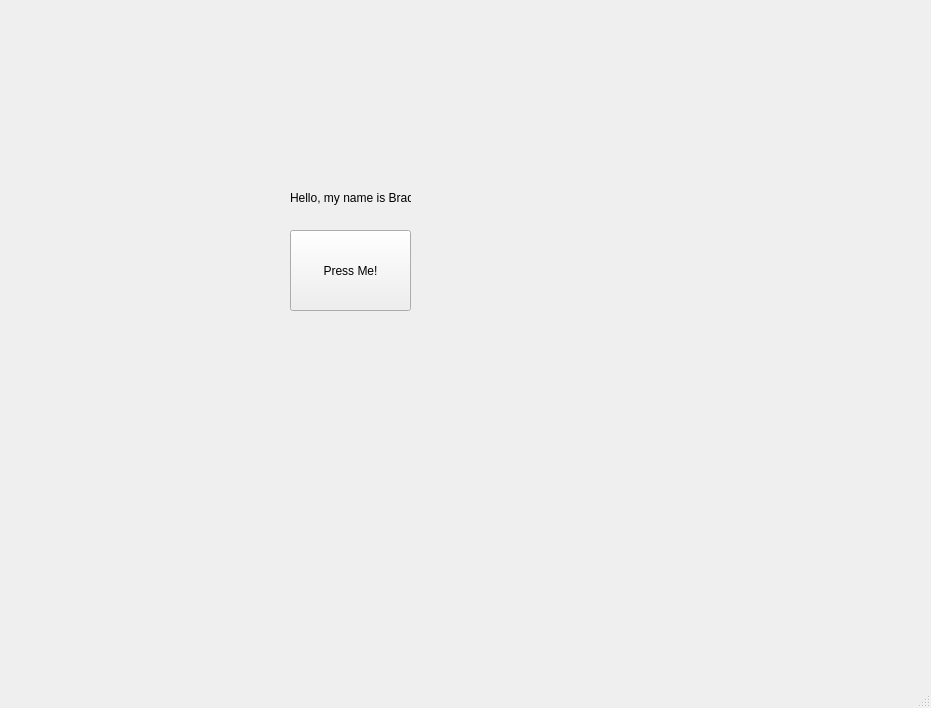
<?xml version="1.0" encoding="UTF-8"?>
<ui version="4.0">
 <class>MainWindow</class>
 <widget class="QMainWindow" name="MainWindow">
  <property name="geometry">
   <rect>
    <x>0</x>
    <y>0</y>
    <width>931</width>
    <height>708</height>
   </rect>
  </property>
  <property name="windowTitle">
   <string>MainWindow</string>
  </property>
  <widget class="QWidget" name="centralwidget">
   <widget class="QPushButton" name="button1">
    <property name="geometry">
     <rect>
      <x>290</x>
      <y>230</y>
      <width>121</width>
      <height>81</height>
     </rect>
    </property>
    <property name="text">
     <string>Press Me!</string>
    </property>
   </widget>
   <widget class="QLabel" name="label1">
    <property name="geometry">
     <rect>
      <x>290</x>
      <y>190</y>
      <width>121</width>
      <height>16</height>
     </rect>
    </property>
    <property name="text">
     <string>Hello, my name is Brady</string>
    </property>
   </widget>
  </widget>
  <widget class="QMenuBar" name="menubar">
   <property name="geometry">
    <rect>
     <x>0</x>
     <y>0</y>
     <width>931</width>
     <height>26</height>
    </rect>
   </property>
  </widget>
  <widget class="QStatusBar" name="statusbar"/>
 </widget>
 <resources/>
 <connections/>
</ui>
